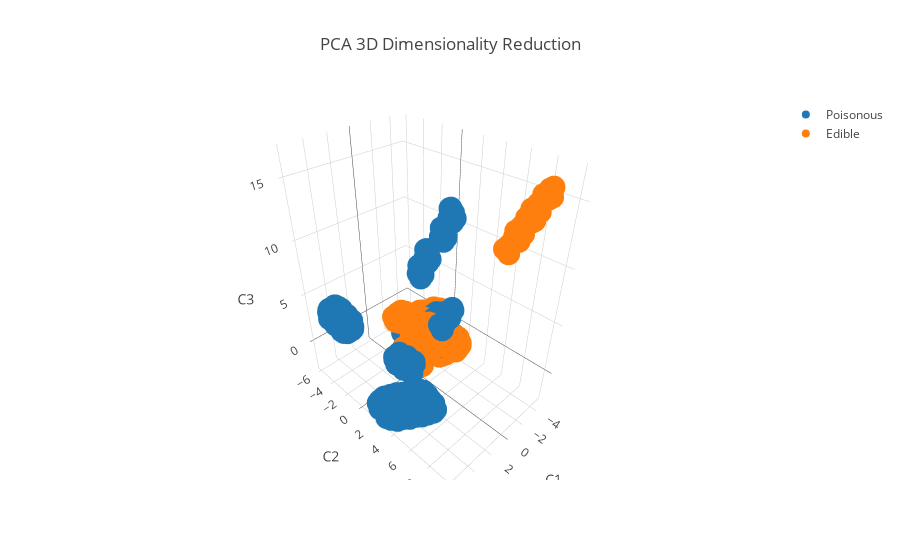

The cell this chart's notebook holds for it:
### Code cell
pca = PCA(n_components=3)
X_pca = pca.fit_transform(X)
complete_test_3D(X_pca, Y, 'PCA')

### Figure 1 — Plotly figure (JSON) as saved in the notebook; plotly's stock layout.template omitted (floating-point values rounded to 4 significant figures; data arrays with more than 128 entries replaced by an {"elided": "..."} marker saying what was removed)
{"data": [{"mode": "markers", "name": "Poisonous", "type": "scatter3d", "uid": "c760cbd6-afcf-435f-b9ec-2546f54a4325", "x": {"elided": "3916 float values"}, "y": {"elided": "3916 float values"}, "z": {"elided": "3916 float values"}}, {"mode": "markers", "name": "Edible", "type": "scatter3d", "uid": "6794a187-a28a-4199-b477-3be55b216dfe", "x": {"elided": "4208 float values"}, "y": {"elided": "4208 float values"}, "z": {"elided": "4208 float values"}}], "layout": {"scene": {"xaxis": {"showline": false, "title": {"text": "C1"}}, "yaxis": {"showline": false, "title": {"text": "C2"}}, "zaxis": {"showline": false, "title": {"text": "C3"}}}, "title": {"text": "PCA 3D Dimensionality Reduction"}}}
